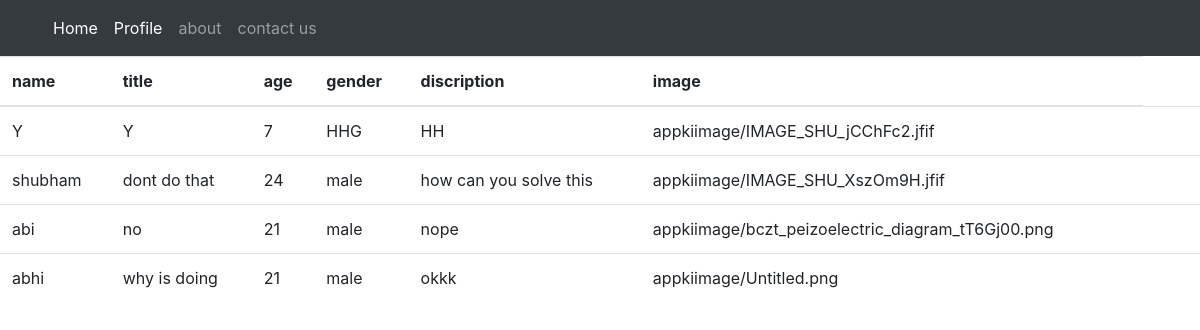
The app's page /go with its own data.
### app/models.py (models this page shows, shortened)
class Complaints(models.Model):
   name = models.CharField(max_length=30)
   title = models.CharField(max_length=100)
   age = models.CharField(max_length=100, null=True, blank= True)
   gender = models.CharField(max_length=10)
   discription= models.TextField()
   image= models.ImageField(upload_to='appkiimage')

### app/views.py (the view)
# urls.py: path('go', views.go ,name='go'),
def go(request):
    no = Complaints.objects.all()
    context = {'no':no}
    return render(request, 'go.html',context)

### app/templates/go.html (shortened to what this page needs)
<!DOCTYPE html>
<html lang="en">
<head>
  <link rel="stylesheet" href="https://cdn.jsdelivr.net/npm/bootstrap@4.3.1/dist/css/bootstrap.min.css"
>
</head>
<body>
<nav class="navbar navbar-expand-lg navbar-dark bg-dark static-top">
    <div class="container">
      <div class="collapse navbar-collapse" id="navbarSupportedContent">
        <ul class="navbar-nav ms-auto">
          <li class="nav-item">
            <a class="nav-link active" aria-current="page" href="/">Home</a>
          </li>
          <li class="nav-item">
            <a class="nav-link active" aria-current="page" href="profile">Profile</a>
          </li>
          <li class="nav-item">
            <a class="nav-link" href="about">about</a>
          </li>
          <li class="nav-item">
            <a class="nav-link" href="contact">contact us</a>
          </li>
            </ul>
      </div>
    </nav>
<div>
  <table class="table">
    <thead>
      <tr>
        <th scope="col">name</th>
        <th scope="col">title</th>
        <th scope="col"> age</th>
        <th scope="col"> gender</th>
        <th scope="col"> discription</th>
        <th scope="col"> image</th>
      </tr>
    </thead>
    <tbody>
      {% for i in no %}
      <tr>
        <td>{{i.name}}</td>
        <td> {{i.title}}</td>
        <td>{{i.age}}</td>
        <td>{{i.gender}}</td>
        <td>{{i.discription}}</td>
        <td>{{i.image}}</td>
        <td>
        </td>
        <td>
        </td>
      </tr>
      {% endfor %}
    </div>

### records on screen
Complaints: name "Y", title "Y", age "7", gender "HHG", discription "HH", image "appkiimage/IMAGE_SHU_jCChFc2.jfif"
Complaints: name "shubham", title "dont do that", age "24", gender "male", discription "how can you solve this", image "appkiimage/IMAGE_SHU_XszOm9H.jfif"
Complaints: name "abi", title "no", age "21", gender "male", discription "nope", image "appkiimage/bczt_peizoelectric_diagram_tT6Gj00.png"
Complaints: name "abhi", title "why is doing", age "21", gender "male", discription "okkk", image "appkiimage/Untitled.png"
